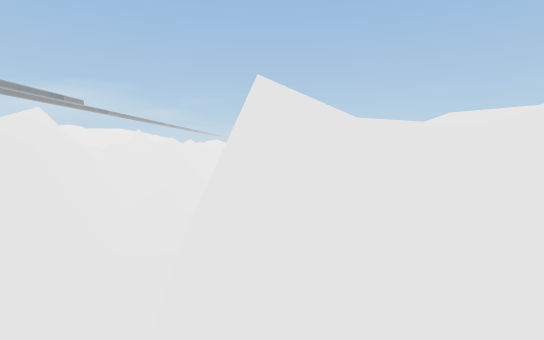
view 1 (above)

16 first-person views from a walk through a 3-D level made in the Unity game engine. The camera is 1.4 m above the floor, tilts 4° down and sees 80° across. The floor is counted in squares, 2 m on a side. Each view is taken from the middle of a square. On the plan, view 1 faces up. The plan holds only what a view shows up to about 10 squares ahead; the rest is blank. The place goes on beyond the plan.

view 2
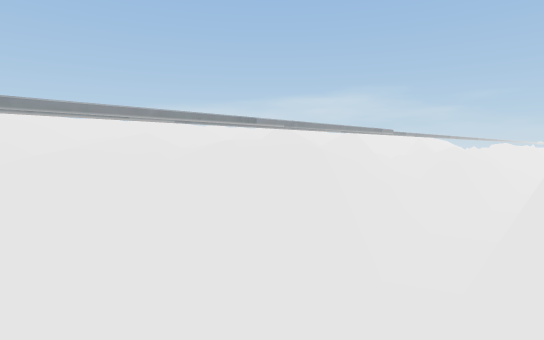

view 3
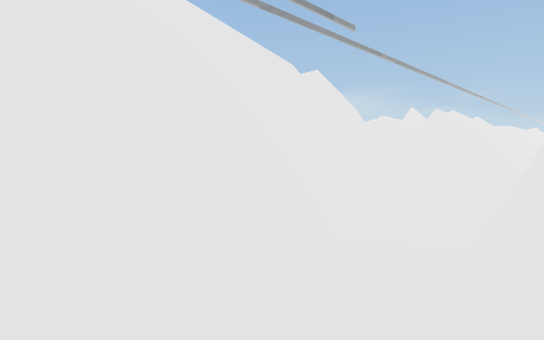

view 4
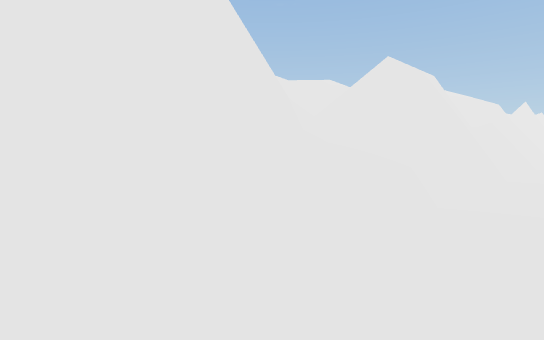

view 5
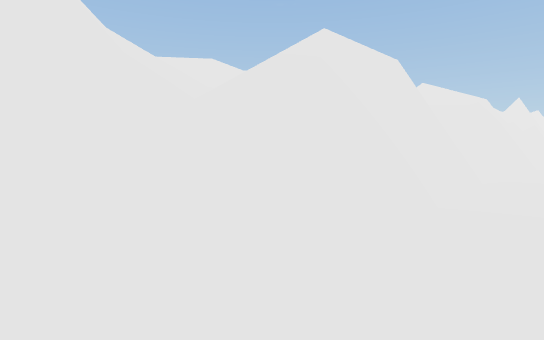

view 6
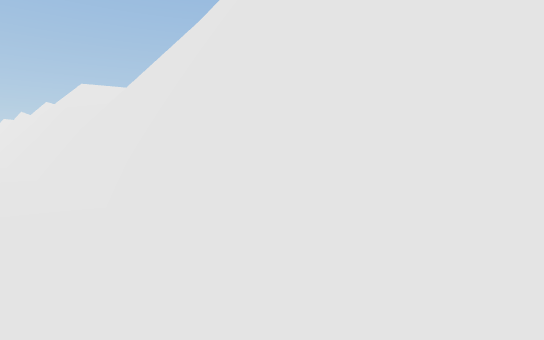

view 7
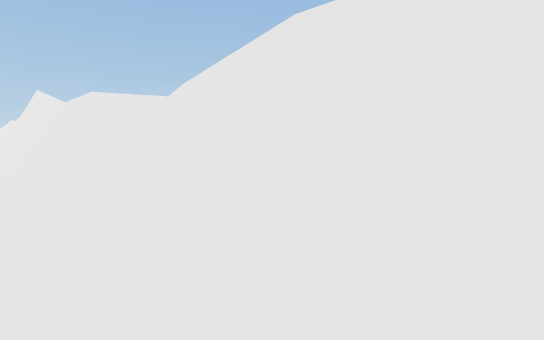

view 8
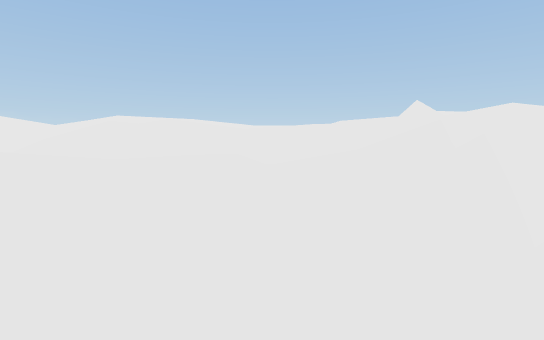

view 9
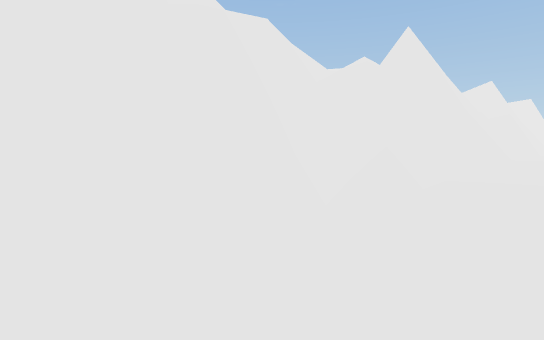

view 10
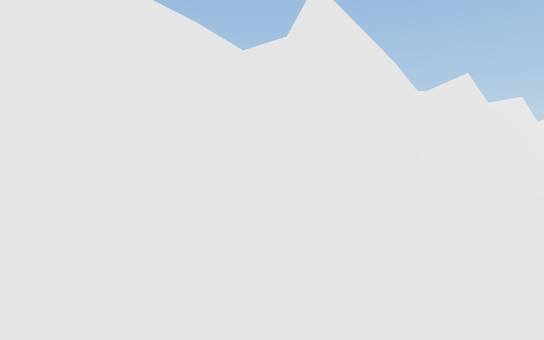

view 11
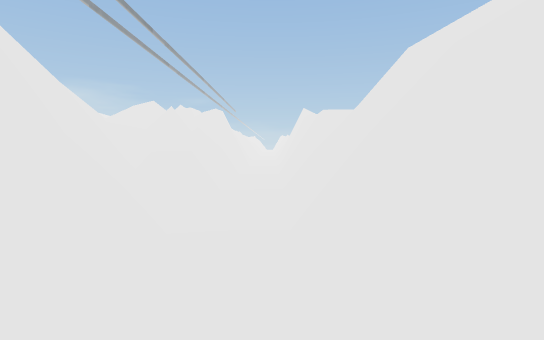

view 12
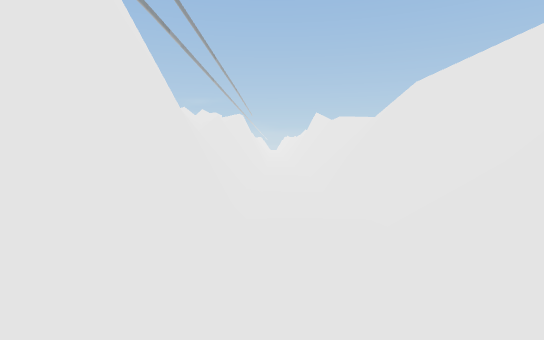

view 13
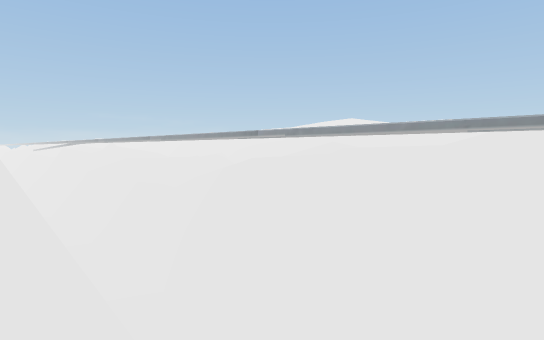

view 14
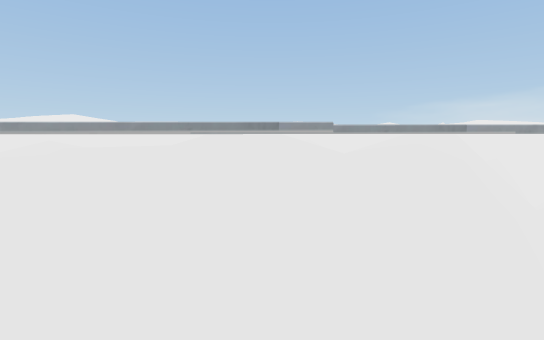

view 15
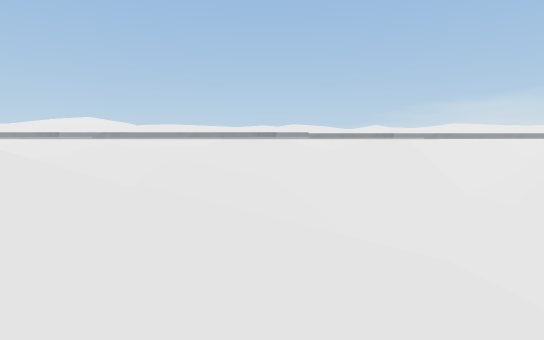

view 16
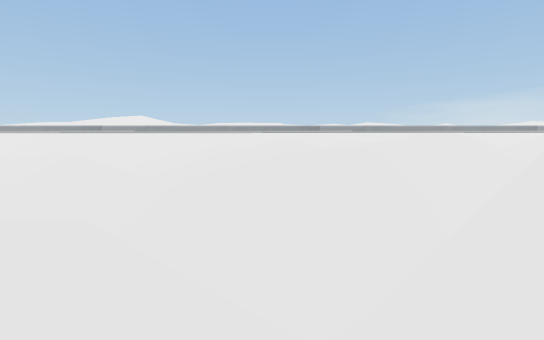

### Floor plan
Key: @ floor where view 1 was taken; # wall or solid block; x gap in a wall; . main floor; : floor 0.25 m higher than the main floor; - floor 0.5 m lower than the main floor; + floor 0.75 m higher than the main floor; * floor 1 m higher than the main floor; % floor 4 m higher than the main floor; & floor 4.25 m higher than the main floor; $ floor 4.75 m higher than the main floor; / step, stairs or slope; = window, fence, low wall or low ledge; ^ raised ledge; v drop or lower ground.
Columns run from 8 left of view 1 to 4 right of it. Each row starts with its distance up from view 1.
 14     #::#/
 13    ##::#/
 12    #/:://
 11    #.../
 10    #/..#/
  9    #/..#//
  8    #/..#///
  7    #^..=////
  6  ## ^..^#//
  5  #^ ^..^^
  4  ^^ ^..^   =
  3 ^^^#^..#^^ =
  2 ^###^../#=/
  1 ^###^../////
  0 =###=..=@/
 -1 ## ##..=//
 -2  #  #..=$  //
 -3  ####..=   //
 -4  #=# ..#v// /
 -5 ##=##..-#v///
 -6 =####../+#///
 -7    ##..#/#&//
 -8    //..#/////
 -9   / /..#/%/=/
-10     #..#/  =v
-11     #..#v ///
-12    =#::#^//x/
-13    ##::##^/=
-14     #::xvv//
-15     #++#v=#//
-16     #++##=#//
-17      ++#=###/
-18      +*#=#==
-19       *#=#=
-20       *#
-21       *=
-22       *#=#
-23       *#==
-24       *#//
-25        #

Where each view was taken, in squares from view 1:
view 1: 0 up, 0 right, facing up
view 2: 2 down, 0 right, facing up-left
view 3: 2 up, 1 left, facing up-left
view 4: 5 up, 3 left, facing down-right
view 5: 3 up, 3 left, facing down-right
view 6: 2 up, 3 left, facing up-right
view 7: 13 down, 3 left, facing up-right
view 8: 9 down, 6 left, facing right
view 9: 10 down, 3 left, facing down-right
view 10: 13 down, 3 left, facing down-right
view 11: 15 down, 2 left, facing up
view 12: 17 down, 3 left, facing up
view 13: 7 up, 0 right, facing down-left
view 14: 7 up, 0 right, facing left
view 15: 7 up, 3 right, facing left
view 16: 1 up, 3 right, facing left
